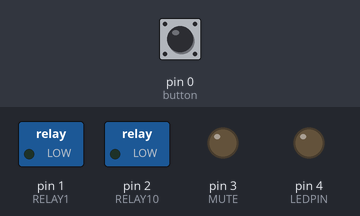
Bench run of a sketch on a simulated Arduino Uno, built with avr-gcc and run on an emulated ATmega328P. Shown: switched loads named in the sketch (green lamp = pin HIGH), output pins drawn as LEDs (lit = HIGH). Dashed ring = blinking. Inputs (shaded band) come from the test bench; at power-on: pin 0 (button) HIGH. EEPROM starts erased.

Above: at 1.4 s.
1.5 s: pin 0 (button) pulled LOW for 1 s
At 2.0 s:
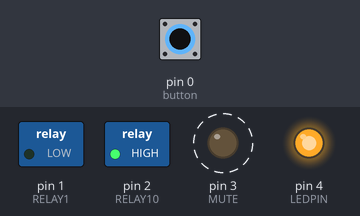
4.0 s: pin 0 (button) pulled LOW for 0.15 s
At 5.1 s:
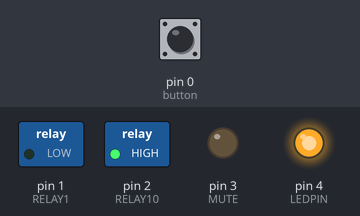
5.6 s: pin 0 (button) pulled LOW for 3.2 s
At 6.4 s:
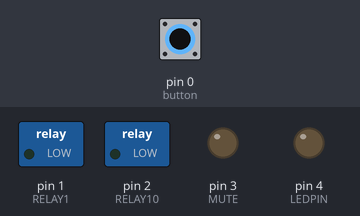
Timing chart, 0 to 10.3 s (numbered marks = the images above; inputs shaded):
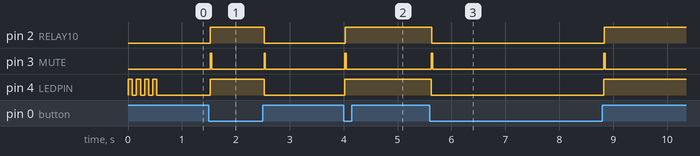

Measured:
- after the input at 1.5 s, pin 2 (RELAY10), pin 4 (LEDPIN): LOW → HIGH at once, → LOW 1.0 s later; pin 3 (MUTE): alternates HIGH for 0.03 s and LOW for 0.97 s, starting at once
- after the input at 4.0 s, pin 2 (RELAY10), pin 4 (LEDPIN): LOW → HIGH at once; pin 3 (MUTE): LOW → HIGH at once, → LOW 0.03 s later
- after the input at 5.6 s, pin 2 (RELAY10), pin 4 (LEDPIN): HIGH → LOW at once, → HIGH 3.2 s later; pin 3 (MUTE): alternates HIGH for 0.03 s and LOW for 3.2 s, 4 changes in all, then stays LOW, starting at once
- by itself, pin 4 (LEDPIN): alternates HIGH for 0.08 s and LOW for 0.08 s, 8 changes in all, then stays LOW

The sketch:

smartrelayswitch.ino
```cpp
//------------ SmartRelaySwitch-----------------
//--------------@leoncioblues-------------------
//----------------30-10-2020--------------------
//---------------Version 1.0--------------------

#include <ezButton.h>
#include <EEPROM.h>

//pins config
ezButton button(0);    // PB0; PIN:5
const int MUTE = 3;    // PB3; PIN:2
const int LEDPIN = 4;  // PB4; PIN:3
const int RELAY1 = 1;  // PB1; PIN:6
const int RELAY10 = 2; // PB2; PIN:7

//button config
int button_press = 0;
bool isPressing = false;
bool isLongDetected = false;
unsigned long SHORT_PRESS_TIME = 30; // 10 milliseconds
unsigned long LONG_PRESS_TIME  = 1000; // 1seg hold the button to momentary on/off
unsigned long pressedTime  = 0;
unsigned long pressedTime2  = 0;
unsigned long pressedTime3  = 0;
unsigned long releasedTime = 0;
unsigned long pressDuration;


int addr = 47; // memory position

int pedal_mode = 0;   // pedal_mode =0 -> always ON   // pedal_mode =1 -> on/off - momentary


//flags
int pedal_state = LOW; // pedal state on or off
int a = 0; // turn to "1" when the fisrt loop is done or enter to change the mode.
int b = 0; // turn to "1" whe the mode is changed and is "0" when the pedal had no mode or use the last one mode.

//------------------------------------------------------------------------------

void setup() // initial setup
{
  button.setDebounceTime(25); // set debounce time to 15 milliseconds

  pinMode(LEDPIN, OUTPUT);
  digitalWrite(LEDPIN, pedal_state);

  pinMode(MUTE, OUTPUT);
  digitalWrite(MUTE, LOW);

  pinMode(RELAY1, OUTPUT);
  digitalWrite(RELAY1, LOW);
  pinMode(RELAY10, OUTPUT);
  digitalWrite(RELAY10, LOW);
}

//------------------------------------------------------------------------------

void loop()
{

  if (a == 0)
  {
    button.loop();
    button_press = !button.getState();

    pressedTime = millis();

    while ((pressedTime3 < 500) && button_press == 1 )
    {
      button.loop();
      pressedTime2 = millis();
      button_press = !button.getState();
      pressedTime3 = pressedTime2 - pressedTime;
    }

    if ( pressedTime3 >= 500 )
    {
      EEPROM.get(addr, pedal_mode);

      if (pedal_mode != 0 && pedal_mode != 1)
      {
        EEPROM.put(addr, 1);
        EEPROM.get(addr, pedal_mode);

        led_show();

        a = 1;
        b = 1;

      }

      pedal_mode = !pedal_mode;

      EEPROM.put(addr, pedal_mode);

      led_show();

      a = 1;
      b = 1;

    }
  }

  //------------------------------------------------------------------------------

  if (b == 0)
  {

    EEPROM.get(addr, pedal_mode);

    if (pedal_mode != 0 && pedal_mode != 1)
    {
      EEPROM.put(addr, 1);
      EEPROM.get(addr, pedal_mode);

      led_show();

      a = 1;
    }
    b = 1;
  }

  //------------------------------------------------------------------------------

  if (pedal_mode == 0) //always ON mode
  {
    digitalWrite(LEDPIN, HIGH);
    on_off_action(HIGH);
    while (1); // loop infinito
  }

  //------------------------------------------------------------------------------

  if (pedal_mode == 1) // on/off-momentary mode
  {
    a = 1;

    button.loop();

    if (button.isPressed())
    {
      pressedTime = millis();
      isPressing = true;
      isLongDetected = false;
      pressDuration = releasedTime - pressedTime;

      if ( pressDuration > SHORT_PRESS_TIME )
      {
        pedal_state = !pedal_state;

        on_off_action(pedal_state);

      }
    }

    if (isPressing == true && isLongDetected == false)
    {
      pressDuration = millis() - pressedTime;
    }

    if ( pressDuration >= LONG_PRESS_TIME )
    {
      isLongDetected = true;

      if (button.isReleased())
      {
        isPressing = true;
        releasedTime = millis();
        pedal_state = !pedal_state;

        on_off_action(pedal_state);

      }
    }
  }

}

//------------------------------------------------------------------------------


//----led blink when change mode--------
void led_show(void)
{
  int i, j = 1;
  for (i = 0; i < 8; i++)
  {
    digitalWrite(LEDPIN, j);
    delay (75);
    j = !j;
  }
}

//----on/off led and relay activation with mute signal----
void on_off_action(int pdl_st)
{
  digitalWrite(MUTE, HIGH );
  digitalWrite(LEDPIN, pdl_st);
  delay (5);
  digitalWrite(RELAY10, pdl_st );
  delay (20);
  digitalWrite(MUTE, LOW );
}
```
